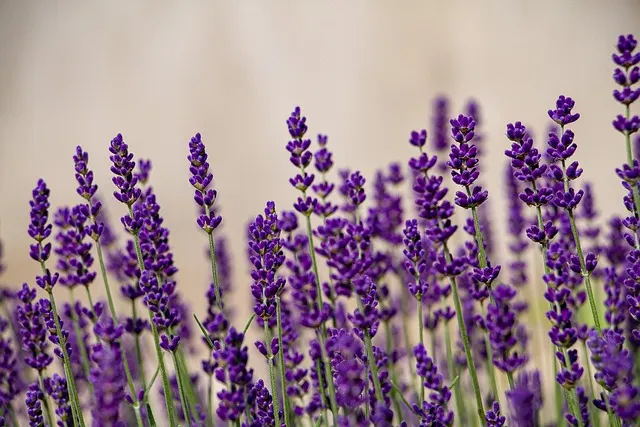
#> input picture Phase6/flower_img.webp, 640 x 427 px, found by its file name
$ python canny_func.py
#> lines starting #> are read from the running program, lines starting #| are printed output that depends on the picture
import cv2

image = cv2.imread('Phase6\\flower_img.webp', cv2.IMREAD_GRAYSCALE)
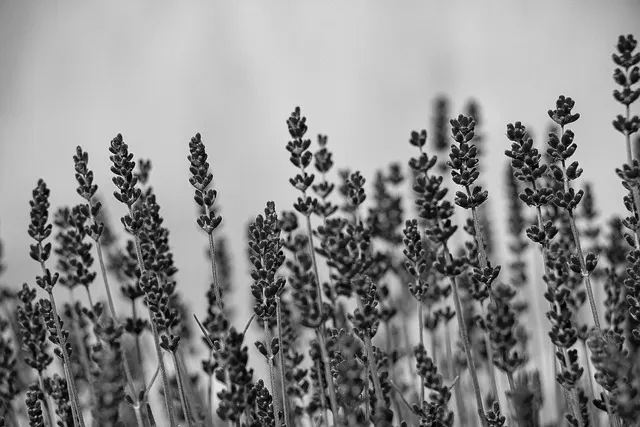
#> image: shape (427, 640); min 0, max 244, mean 139.9

edges = cv2.Canny(image, 50, 100)
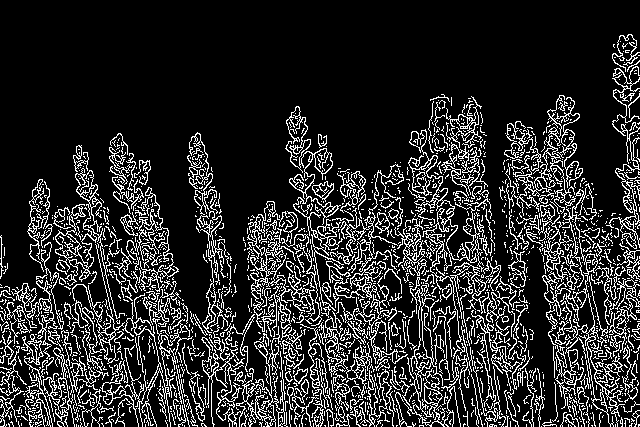
#> edges: shape (427, 640); 16.8% white in thin lines or dots

cv2.imshow('Original Image', image)
cv2.imshow('Canny Edges', edges)
cv2.waitKey(0)
cv2.destroyAllWindows()
